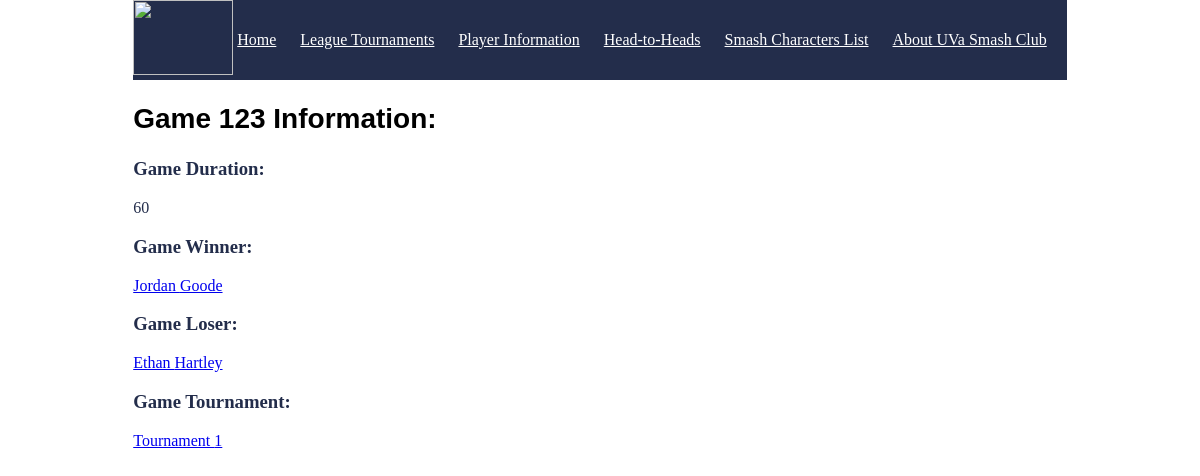
Screenshot of /game/123 with the database file from the repository.
### tables this page shows
CREATE TABLE game (
	GameID int NOT NULL,
	Duration int,
	Winner tinytext,
	Loser tinytext,
	TourneyNum int,
	PRIMARY KEY (GameID),
	FOREIGN KEY (TourneyNum) REFERENCES tournament(TourneyNum),
	FOREIGN KEY (Winner) REFERENCES player(ComputingID),
	FOREIGN KEY (Loser) REFERENCES player(ComputingID)
);

CREATE TABLE player (
	ComputingID tinytext NOT NULL,
	FirstName tinytext,
	LastName tinytext,
	ScreenName tinytext,
	SchoolYear int,
	CharacterNumber int,
	PRIMARY KEY (ComputingID),
	FOREIGN KEY (CharacterNumber) REFERENCES characters(CharacterNumber)
);

### run.py (the view)
@app.route("/game/<int:GameID>")
def game_(GameID):
    connection_obj = sqlite3.connect('project.db')
    cursor_obj = connection_obj.cursor()
    cursor_obj.execute(f"SELECT * FROM game WHERE GameID = {GameID} LIMIT 1")
    game_info = cursor_obj.fetchone()
    winnerID = game_info[2]
    loserID = game_info[3]
    cursor_obj.execute(f"SELECT FirstName, LastName FROM player WHERE ComputingID = \"{winnerID}\" LIMIT 1")
    winner_info = cursor_obj.fetchone()
    cursor_obj.execute(f"SELECT FirstName, LastName FROM player WHERE ComputingID = \"{loserID}\" LIMIT 1")
    loser_info = cursor_obj.fetchone()
    if game_info is None:
        return "Tournament not found"
    connection_obj.close()
    return render_template("game.html", game_info=game_info, winner=winner_info, loser=loser_info)

### templates/game.html (shortened to what this page needs)
<!DOCTYPE html>
<html lang="en">
<head>
    <link rel="stylesheet" href='/css/main.css' />
</head>
<nav class="navigation-bar">
    <img src="{{url_for('static', filename='smashLogo.png')}}"  style="width:100px;height:75px;"/>
    <a href="/" >Home</a>
    <a href="/get-tournaments" >League Tournaments</a>
    <a href="/get-players">Player Information</a>
    <a href="/get-games">Head-to-Heads</a>
    <a href="/character">Smash Characters List</a>
    <a href="/about">About UVa Smash Club</a>
</nav>
<body>
<h2 style="color:Black;">Game <b>{{game_info[0]}}</b> Information:</h2>
    <h3>Game Duration: </h3>{{game_info[1]}}
    <h3>Game Winner:</h3> <a href="/player/{{game_info[2]}}"> {{winner[0]}} {{winner[1]}} </a>
    <h3>Game Loser: </h3> <a href="/player/{{game_info[3]}}"> {{loser[0]}} {{loser[1]}} </a>
    <h3>Game Tournament:</h3> <a href="/tournament/{{game_info[4]}}">Tournament {{game_info[4]}}  </a>
    <br/>
</body>
</html>

### css/main.css (style rules this page uses)
body { background: White; margin-top: 50px; margin-left: 100px; }
h2 { font-family: Verdana, Geneva, sans-serif; font-size: 1.75em; color: White; }
body { color: #232D4B; }
.navigation-bar { width: 100%; height: 80px; background-color: #232D4B; }
.navigation-bar > a { display: inline-block; vertical-align: top; margin-right: 20px; height: 40px; line-height: 80px; color: White; }
html { display: table; margin: auto; }
body { display: table-cell; vertical-align: middle; border: 20px; }

### rows the page displays
game: GameID "123", Duration "60", TourneyNum "1"
player: FirstName "Jordan", LastName "Goode"
player: FirstName "Ethan", LastName "Hartley"
